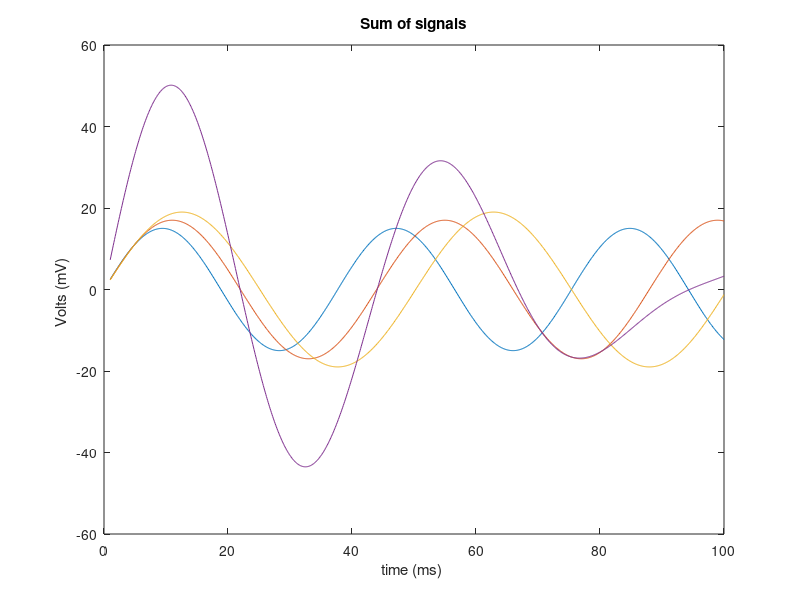

Reproduce this figure in MATLAB.
clear % Clear console

% Signal 1, variables:

double Y1; % Amplitude of the signal 1
double X1; % Period1
double group1; % Group Number
double signal1; % Auxiliar to display the signal
double group1; % Variable to calculate the group

% Signal 2, variables:

double Y2; % Amplitude of the signal 2
double X2; % Period signal 2
double group2; % Variable to calculate the group
double signal2; % Auxiliar to display the signal


% Signal 3, variables:

double Y3; % Amplitude of the signal 3
double X3; % Period signal 2
double group3; % Variable to calculate the group
double signal3; % Auxiliar to display the signal

% Program setup
prompt = "Introduce the number of the group"; % Solicit the group
group = input(prompt); % We read the group
group1 = 1  + group; % Compute group of signal 1
group2 = 2  + group; % Compute group of signal 2
group3 = 3  + group; % Compute group of signal 3
X = 1:.1:100; % Create de X-axis of the signal

% Signal 1 - Operation
disp("This is the amplitude of the signal 1"); % We display the message
Y1 = (3 + 2*group1); % Compute the amplitude of the signal by A = Y = (3 + 2*GROUP)
disp(Y1); % We display the amplitude
signal1 = Y1*sin(X/group1); % Asing the created signal to a variable, just to have controlled the signals


% Signal 2 -Operation
disp("This is the amplitude of the signal 2"); % We display the message
Y2 = (3 + 2*group2); % Compute the amplitude of the signal by A = Y = (3 + 2*GROUP)
disp(Y2); % We display the amplitude
signal2 = Y2 * sin(X/group2);% Asing the created signal to a variable, just to have controlled the signals


% Signal 3 -Operation
disp("This is the amplitude of the signal 3"); % We display the message
Y3 = (3 + 2*group3); % Compute the amplitude of the signal by A = Y = (3 + 2*GROUP)
disp(Y3); % We display the amplitude
signal3 = Y3 * sin(X/group3); % Asing the created signal to a variable, just to have controlled the signals


TotalSignal = signal3 + signal2 + signal1; % Compute the summatory of the signal

% Display the menu in the console
disp("Introduce the corresponding # for your interest option");
disp("1 - Display the signal 1 into the graph");
disp("2 - Display the signal 2 into the graph");
disp("3 - Display the signal 3 into the graph");
disp("4 - Display the summatory of signals into the graph");
disp("5 - Display the all the signals into the graph");
prompt = "If you select other option the program will end";
sel = input(prompt); % Read the input of the user

% Select what to display, following the "sel" variable
if (sel==1) % Display first graph
    plot(X,signal1); % Display the signal 1 into the graph
    xlabel("time (ms) "); % Label the x-axis
    ylabel("Volts (mV) "); % Label the y-axis
    title("Sum of signals"); % We name our graph
elseif(sel == 2) % Display second graph
    plot(X,signal2); % Display the signal 2 into the graph
    xlabel("time (ms) "); % Label the x-axis
    ylabel("Volts (mV) "); % Label the y-axis
    title("Sum of signals"); % We name our graph

elseif(sel == 3) % Display the third graph
    plot(X,signal3); % Display the signal 3 into the graph
    xlabel("time (ms) "); % Label the x-axis
    ylabel("Volts (mV) "); % Label the y-axis
    title("Sum of signals"); % We name our graph
elseif(sel == 4) % Display the summatory graph
    plot(X,TotalSignal); % Display the summatory of the signal
    xlabel("time (ms) "); % Label the x-axis
    ylabel("Volts (mV) "); % Label the y-axis
    title("Sum of signals"); % We name our graph
elseif(sel == 5) % Display all the graphs graph
    plot(X,signal1); % Display the signal 1 into the graph
    hold on; % Maintain the signal in the graph
    plot(X,signal2); % Display the signal 2 into the graph
    hold on; % Maintain the signal in the graph
    plot(X,signal3); % Display the signal 3 into the graph
    hold on; % Maintain the signal in the graph
    plot(X,TotalSignal); % Display the summatory of the signal
    hold on; % Maintain the signal in the graph
    xlabel("time (ms) "); % Label the x-axis
    ylabel("Volts (mV) "); % Label the y-axis
    title("Sum of signals"); % We name our graph
else
    disp("Invalid option"); % Display error message
end
